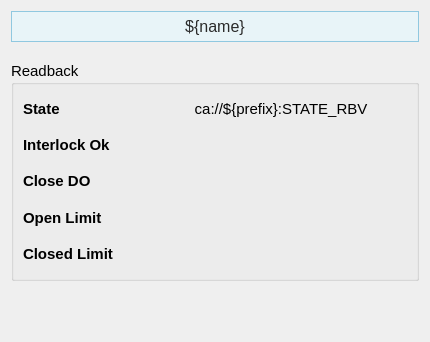
<?xml version="1.0" encoding="UTF-8"?>
<ui version="4.0">
 <class>Form</class>
 <widget class="QWidget" name="Form">
  <property name="geometry">
   <rect>
    <x>0</x>
    <y>0</y>
    <width>430</width>
    <height>342</height>
   </rect>
  </property>
  <property name="sizePolicy">
   <sizepolicy hsizetype="Preferred" vsizetype="Preferred">
    <horstretch>0</horstretch>
    <verstretch>0</verstretch>
   </sizepolicy>
  </property>
  <property name="windowTitle">
   <string>Form</string>
  </property>
  <layout class="QVBoxLayout" name="verticalLayout_2">
   <item>
    <widget class="PyDMLabel" name="PyDMLabel_11">
     <property name="maximumSize">
      <size>
       <width>16777215</width>
       <height>40</height>
      </size>
     </property>
     <property name="font">
      <font>
       <pointsize>12</pointsize>
      </font>
     </property>
     <property name="toolTip">
      <string/>
     </property>
     <property name="styleSheet">
      <string notr="true">    background-color: #e8f4f8;

    border: 1px solid #90c8e0;

    padding: 5px;

    color: rgb(43, 43, 43);</string>
     </property>
     <property name="text">
      <string>${name}</string>
     </property>
     <property name="alignment">
      <set>Qt::AlignCenter</set>
     </property>
    </widget>
   </item>
   <item>
    <spacer name="verticalSpacer_2">
     <property name="orientation">
      <enum>Qt::Vertical</enum>
     </property>
     <property name="sizeType">
      <enum>QSizePolicy::Fixed</enum>
     </property>
     <property name="sizeHint" stdset="0">
      <size>
       <width>20</width>
       <height>13</height>
      </size>
     </property>
    </spacer>
   </item>
   <item>
    <widget class="QGroupBox" name="groupBox">
     <property name="sizePolicy">
      <sizepolicy hsizetype="Preferred" vsizetype="Fixed">
       <horstretch>0</horstretch>
       <verstretch>0</verstretch>
      </sizepolicy>
     </property>
     <property name="minimumSize">
      <size>
       <width>0</width>
       <height>220</height>
      </size>
     </property>
     <property name="font">
      <font>
       <pointsize>11</pointsize>
      </font>
     </property>
     <property name="title">
      <string>Readback</string>
     </property>
     <layout class="QVBoxLayout" name="verticalLayout_14">
      <item>
       <layout class="QHBoxLayout" name="horizontalLayout_4" stretch="1,2">
        <item>
         <layout class="QVBoxLayout" name="verticalLayout">
          <item>
           <widget class="QLabel" name="interlock_ok_label_13">
            <property name="font">
             <font>
              <pointsize>11</pointsize>
             </font>
            </property>
            <property name="styleSheet">
             <string/>
            </property>
            <property name="text">
             <string>&lt;html&gt;&lt;head/&gt;&lt;body&gt;&lt;p&gt;&lt;span style=&quot; font-weight:600;&quot;&gt;State&lt;/span&gt;&lt;/p&gt;&lt;/body&gt;&lt;/html&gt;</string>
            </property>
           </widget>
          </item>
          <item>
           <widget class="QLabel" name="interlock_ok_label_8">
            <property name="font">
             <font>
              <pointsize>11</pointsize>
             </font>
            </property>
            <property name="styleSheet">
             <string/>
            </property>
            <property name="text">
             <string>&lt;html&gt;&lt;head/&gt;&lt;body&gt;&lt;p&gt;&lt;span style=&quot; font-weight:600;&quot;&gt;Interlock Ok&lt;/span&gt;&lt;/p&gt;&lt;/body&gt;&lt;/html&gt;</string>
            </property>
           </widget>
          </item>
          <item>
           <widget class="QLabel" name="interlock_ok_label_14">
            <property name="font">
             <font>
              <pointsize>11</pointsize>
             </font>
            </property>
            <property name="styleSheet">
             <string/>
            </property>
            <property name="text">
             <string>&lt;html&gt;&lt;head/&gt;&lt;body&gt;&lt;p&gt;&lt;span style=&quot; font-weight:600;&quot;&gt;Close DO&lt;/span&gt;&lt;/p&gt;&lt;/body&gt;&lt;/html&gt;</string>
            </property>
           </widget>
          </item>
          <item>
           <widget class="QLabel" name="interlock_ok_label_10">
            <property name="font">
             <font>
              <pointsize>11</pointsize>
             </font>
            </property>
            <property name="styleSheet">
             <string/>
            </property>
            <property name="text">
             <string>&lt;html&gt;&lt;head/&gt;&lt;body&gt;&lt;p&gt;&lt;span style=&quot; font-weight:600;&quot;&gt;Open Limit&lt;/span&gt;&lt;/p&gt;&lt;/body&gt;&lt;/html&gt;</string>
            </property>
           </widget>
          </item>
          <item>
           <widget class="QLabel" name="interlock_ok_label_11">
            <property name="font">
             <font>
              <pointsize>11</pointsize>
             </font>
            </property>
            <property name="styleSheet">
             <string/>
            </property>
            <property name="text">
             <string>&lt;html&gt;&lt;head/&gt;&lt;body&gt;&lt;p&gt;&lt;span style=&quot; font-weight:600;&quot;&gt;Closed Limit&lt;/span&gt;&lt;/p&gt;&lt;/body&gt;&lt;/html&gt;</string>
            </property>
           </widget>
          </item>
         </layout>
        </item>
        <item>
         <layout class="QVBoxLayout" name="verticalLayout_4">
          <item>
           <widget class="PyDMLabel" name="PyDMLabel_13">
            <property name="toolTip">
             <string/>
            </property>
            <property name="text">
             <string>ca://${prefix}:STATE_RBV</string>
            </property>
            <property name="alignment">
             <set>Qt::AlignCenter</set>
            </property>
            <property name="precision">
             <number>0</number>
            </property>
            <property name="showUnits">
             <bool>false</bool>
            </property>
            <property name="precisionFromPV">
             <bool>true</bool>
            </property>
            <property name="alarmSensitiveContent">
             <bool>false</bool>
            </property>
            <property name="alarmSensitiveBorder">
             <bool>true</bool>
            </property>
            <property name="PyDMToolTip">
             <string/>
            </property>
            <property name="channel">
             <string>ca://${prefix}:STATE_RBV</string>
            </property>
            <property name="enableRichText">
             <bool>false</bool>
            </property>
            <property name="displayLabelText">
             <bool>false</bool>
            </property>
            <property name="disconnectedText">
             <string/>
            </property>
           </widget>
          </item>
          <item>
           <widget class="PyDMByteIndicator" name="PyDMByteIndicator">
            <property name="toolTip">
             <string/>
            </property>
            <property name="channel">
             <string>ca://${prefix}:CLS_OK_RBV</string>
            </property>
            <property name="showLabels">
             <bool>false</bool>
            </property>
            <property name="circles">
             <bool>true</bool>
            </property>
           </widget>
          </item>
          <item>
           <widget class="PyDMByteIndicator" name="PyDMByteIndicator_7">
            <property name="toolTip">
             <string/>
            </property>
            <property name="channel">
             <string>ca://${prefix}:CLS_DO_RBV</string>
            </property>
            <property name="showLabels">
             <bool>false</bool>
            </property>
            <property name="circles">
             <bool>true</bool>
            </property>
           </widget>
          </item>
          <item>
           <widget class="PyDMByteIndicator" name="PyDMByteIndicator_5">
            <property name="toolTip">
             <string/>
            </property>
            <property name="channel">
             <string>ca://${prefix}:OPN_DI_RBV</string>
            </property>
            <property name="showLabels">
             <bool>false</bool>
            </property>
            <property name="circles">
             <bool>true</bool>
            </property>
           </widget>
          </item>
          <item>
           <widget class="PyDMByteIndicator" name="PyDMByteIndicator_6">
            <property name="toolTip">
             <string/>
            </property>
            <property name="channel">
             <string>ca://${prefix}:CLS_DI_RBV</string>
            </property>
            <property name="showLabels">
             <bool>false</bool>
            </property>
            <property name="circles">
             <bool>true</bool>
            </property>
           </widget>
          </item>
         </layout>
        </item>
       </layout>
      </item>
     </layout>
    </widget>
   </item>
   <item>
    <spacer name="verticalSpacer">
     <property name="orientation">
      <enum>Qt::Vertical</enum>
     </property>
     <property name="sizeHint" stdset="0">
      <size>
       <width>20</width>
       <height>89</height>
      </size>
     </property>
    </spacer>
   </item>
  </layout>
 </widget>
 <customwidgets>
  <customwidget>
   <class>PyDMByteIndicator</class>
   <extends>QWidget</extends>
   <header>pydm.widgets.byte</header>
  </customwidget>
  <customwidget>
   <class>PyDMLabel</class>
   <extends>QLabel</extends>
   <header>pydm.widgets.label</header>
  </customwidget>
 </customwidgets>
 <resources/>
 <connections/>
</ui>
